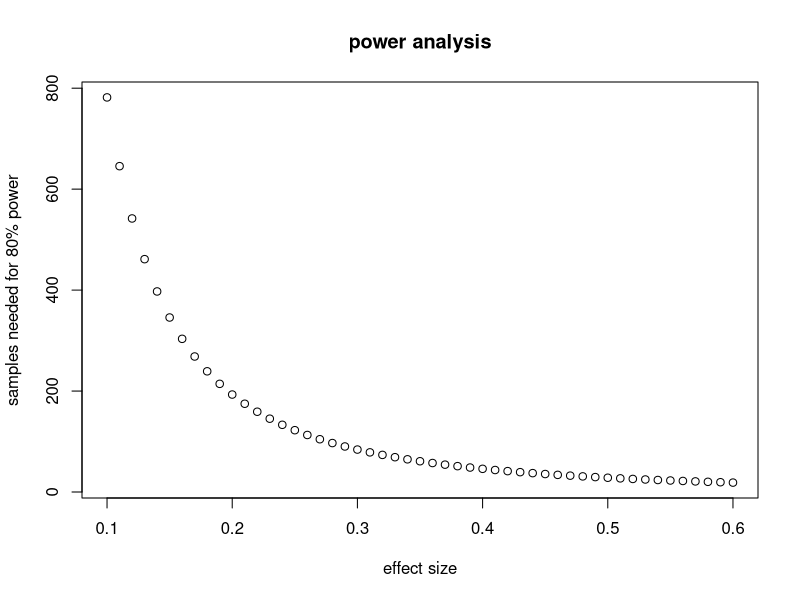

This figure's R source:
## ---- chunk 1


library(pwr)

#create a list of effect sizes roughly matching the range of correlations reported in Joshi et al
effect_sizes <- seq(from = 0.1, to = 0.6, by = 0.01)

#create empty list for sample size numbers
data_samples <- c()

for (i in effect_sizes) {
  
#conduct the power analysis for 80% power
placeholder <- pwr.r.test(r = i, power = 0.8)
#extract just the sample size
calculated_n <- placeholder$n

#append sample size to the list at the beginning
data_samples <- append(calculated_n, data_samples)

}

#reverse the order so it matches the sequence order
data_samples <- rev(data_samples)

#combine data in a dataframe
final_power_analysis <- data.frame("effect_sizes" = effect_sizes, "samples_needed_for_80%_power" = data_samples)

#plot
plot(final_power_analysis$effect_sizes, final_power_analysis$samples_needed_for_80._power, xlab = "effect size", ylab = "samples needed for 80% power", main = "power analysis")
